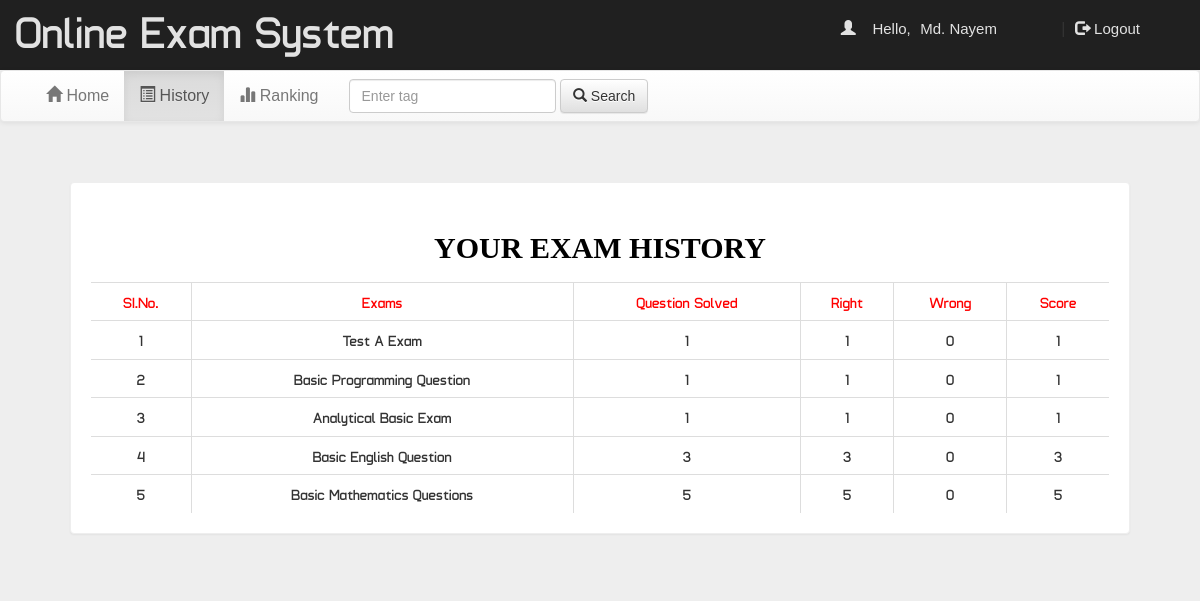
Page /account.php?q=2 (signed in) on the committed database.
### tables this page shows
CREATE TABLE `history` (
  `email` varchar(50) NOT NULL,
  `eid` text NOT NULL,
  `score` int(11) NOT NULL,
  `level` int(11) NOT NULL,
  `sahi` int(11) NOT NULL,
  `wrong` int(11) NOT NULL,
  `date` timestamp NOT NULL DEFAULT current_timestamp() ON UPDATE current_timestamp()
);

CREATE TABLE `quiz` (
  `eid` text NOT NULL,
  `title` varchar(100) NOT NULL,
  `sahi` int(11) NOT NULL,
  `wrong` int(11) NOT NULL,
  `total` int(11) NOT NULL,
  `time` bigint(20) NOT NULL,
  `intro` text NOT NULL,
  `tag` varchar(100) NOT NULL,
  `date` timestamp NOT NULL DEFAULT current_timestamp() ON UPDATE current_timestamp()
);

### account.php (the view, shortened to what this page needs)
<!DOCTYPE html PUBLIC "-//W3C//DTD XHTML 1.0 Transitional//EN" "http://www.w3.org/TR/xhtml1/DTD/xhtml1-transitional.dtd">
<html xmlns="http://www.w3.org/1999/xhtml">
  <head>
  <link  rel="stylesheet" href="css/bootstrap.min.css"/>
   <link  rel="stylesheet" href="css/bootstrap-theme.min.css"/>
   <link rel="stylesheet" href="css/main.css">
   <link  rel="stylesheet" href="css/font.css">
</head>
<body>
  <div class="header">
  <div class="row">
  <div class="col-lg-6">
  <span class="logo">Online Exam System</span></div>
  <div class="col-md-4 col-md-offset-2">
   <?php
   include_once 'dbConnection.php';
    if(!(isset($_SESSION['email']))){
  header("location:index.php");
  }
  else
  {
  $name = $_SESSION['name'];
  $email=$_SESSION['email'];
  echo '<span class="pull-right top title1" ><span class="log1"><span class="glyphicon glyphicon-user" aria-hidden="true"></span>&nbsp;&nbsp;&nbsp;&nbsp;Hello,</span> <a href="account.php?q=1" class="log log1">'.$name.'</a>&nbsp;|&nbsp;<a href="logout.php?q=account.php" class="log"><span class="glyphicon glyphicon-log-out" aria-hidden="true"></span>&nbsp;Logout</button></a></span>';
  }?>
  </div>
  </div></div>
  <div class="bg">
  <nav class="navbar navbar-default title1">
    <div class="container-fluid">
      <div class="collapse navbar-collapse" id="bs-example-navbar-collapse-1">
        <ul class="nav navbar-nav">
          <li <?php if(@$_GET['q']==1) echo'class="active"'; ?> ><a href="account.php?q=1"><span class="glyphicon glyphicon-home" aria-hidden="true"></span>&nbsp;Home<span class="sr-only">(current)</span></a></li>
          <li <?php if(@$_GET['q']==2) echo'class="active"'; ?>><a href="account.php?q=2"><span class="glyphicon glyphicon-list-alt" aria-hidden="true"></span>&nbsp;History</a></li>
  		<li <?php if(@$_GET['q']==3) echo'class="active"'; ?>><a href="account.php?q=3"><span class="glyphicon glyphicon-stats" aria-hidden="true"></span>&nbsp;Ranking</a></li></ul>
              <form class="navbar-form navbar-left" role="search">
          <div class="form-group">
            <input type="text" class="form-control" placeholder="Enter tag ">
          </div>
          <button type="submit" class="btn btn-default"><span class="glyphicon glyphicon-search" aria-hidden="true"></span>&nbsp;Search</button>
        </form>
        </div>
    </div>
  </nav>
  <div class="container">
  <div class="row">
  <div class="col-md-12">
  <?php
  if(@$_GET['q']== 2)
  {
  $q=mysqli_query($con,"SELECT * FROM history WHERE email='$email' ORDER BY date DESC " )or die('Error197');
  echo  '<div class="panel title">
  <table class="table table-bordered table-dark" >
  <th colspan="9"><h2 style="text-align: center; color: #000; font-family: comic sans MS; font-weight: bold;">YOUR EXAM HISTORY</h2></th>
    <tr style="color:red" align="center">
      <td><b>SI.No.</b></td>
      <td><b>Exams</b></td>
      <td><b>Question Solved</b></td>
      <td><b>Right</b></td>
      <td><b>Wrong<b></td>
      <td><b>Score</b></td>';
  $c=0;
  while($row=mysqli_fetch_array($q) )
  {
  $eid=$row['eid'];
  $s=$row['score'];
  $w=$row['wrong'];
  $r=$row['sahi'];
  $qa=$row['level'];
  $q23=mysqli_query($con,"SELECT title FROM quiz WHERE  eid='$eid' " )or die('Error208');
  while($row=mysqli_fetch_array($q23) )
  {
  $title=$row['title'];
  }
  $c++;
  echo '<tr align="center"><td>'.$c.'</td><td>'.$title.'</td><td>'.$qa.'</td><td>'.$r.'</td><td>'.$w.'</td><td>'.$s.'</td></tr>';
  }
  echo'</table></div>';
  }
  ?>
  </div></div></div></div>
</body>
</html>

### css/main.css (style rules this page uses)
body { overflow-x: hidden; width: 100%; font: 15px "Century Gothic", "Times Roman", sans-serif; background: #eee; min-height: 550px; background-attachment: fixed; }
.bg { min-height: 540px; }
.panel { border-color: #eee; margin: 40px; padding: 20px; font: 15px "Century Gothic", "Times Roman", sans-serif; }
.title { font-family: "typo"; }
.header { background: #202020; height: 70px; }
.logo { font-family: "typo"; font-size: 45px; color: #e2e2e2; margin: 15px; }
.title1 { font: 16px "Century Gothic", "Times Roman", sans-serif; }
.top { margin-top: 20px; }
.log1 { font: 15px "Ubuntu", sans-serif; color: #e2e2e2; margin-left: 10px; }
.log { margin: 10px; margin-right: 60px; margin-left: 5px; color: #e2e2e2; text-decoration: none; font-size: 20px; font-size: 15px; }

### rows in the picture
history: eid.title "Test A Exam", level "1", sahi "1", wrong "0", score "1"
history: eid.title "Basic Programming Question", level "1", sahi "1", wrong "0", score "1"
history: eid.title "Analytical Basic Exam", level "1", sahi "1", wrong "0", score "1"
history: eid.title "Basic English Question", level "3", sahi "3", wrong "0", score "3"
history: eid.title "Basic Mathematics Questions", level "5", sahi "5", wrong "0", score "5"

### other values in the picture
$name "Md. Nayem"
